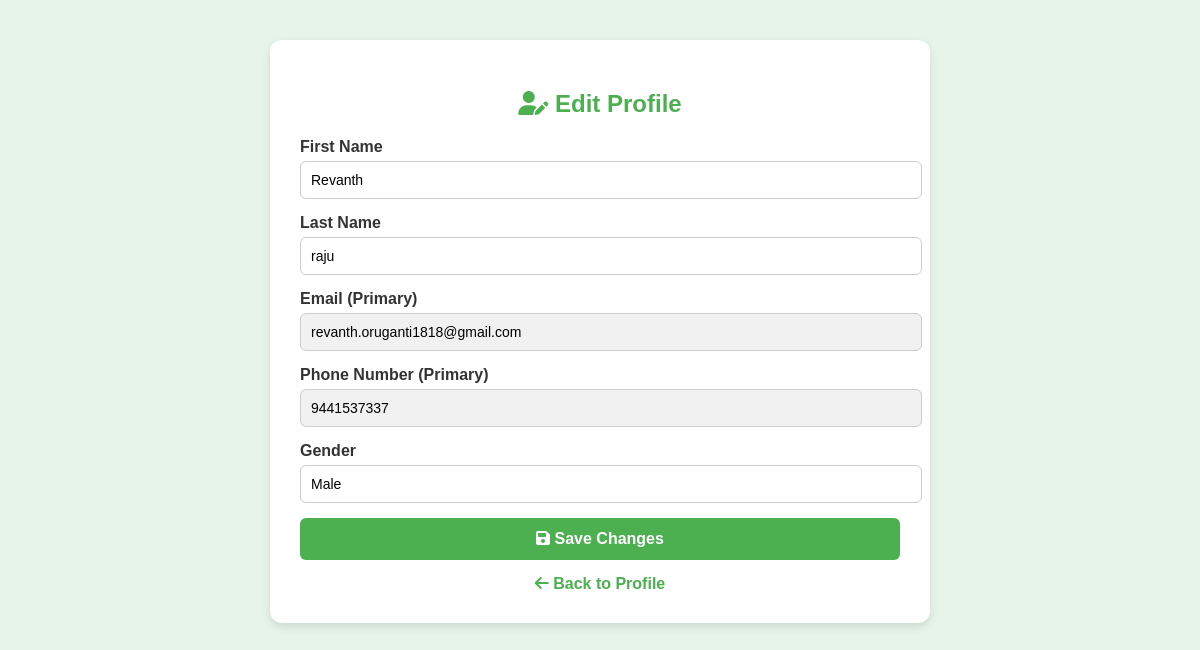
Screenshot of /edit-seller-profile/ (signed in) with the database file from the repository.
### loginreg/models.py (models this page shows, shortened)
class seller(models.Model):
    FirstName = models.CharField(max_length=120, null=True, blank=True)
    LastName = models.CharField(max_length=120, null=True, blank=True)
    Email = models.EmailField(max_length=120, unique=True)
    PhoneNumber = models.CharField(max_length=10, unique=True, null=True, blank=True)
    Gender = models.CharField(max_length=120, blank=True, null=False)
    Password = models.CharField(max_length=200, null=True, blank=True)
    UserType = models.CharField(default='S', max_length=1)
    SellerID = models.CharField(max_length=50, unique=True, null=True, blank=True)
    profile_picture = models.ImageField(upload_to="images/profile_pics/", null=True, blank=True)

### core/views.py (the view, shortened to what this page needs)
# urls.py: path('edit-seller-profile/',edit_seller_profile, name='edit_seller_profile'),
def edit_seller_profile(request):
    if request.session.get('user_type') != 'seller' or 'seller_id' not in request.session:
        return redirect('login')
    seller_obj = get_object_or_404(seller, id=request.session['seller_id'])
    return render(request, 'editprofile.html', {'customer': seller_obj})

### core/templates/editprofile.html (shortened to what this page needs)
<!DOCTYPE html>
<html lang="en">
<head>
    <link rel="stylesheet" href="https://cdnjs.cloudflare.com/ajax/libs/font-awesome/6.5.0/css/all.min.css">
</head>
<body>
<div class="container">
    <h2><i class="fa-solid fa-user-pen"></i> Edit Profile</h2>
    <form method="POST" enctype="multipart/form-data">
        <div class="form-group"><label>First Name</label><input type="text" name="FirstName" value="{{ customer.FirstName }}"></div>
        <div class="form-group"><label>Last Name</label><input type="text" name="LastName" value="{{ customer.LastName }}"></div>
        <div class="form-group"><label>Email (Primary)</label><input type="text" name="Email" value="{{ customer.Email }}" readonly></div>
        <div class="form-group"><label>Phone Number (Primary)</label><input type="text" name="PhoneNumber" value="{{ customer.PhoneNumber }}" readonly></div>
        <div class="form-group"><label>Gender</label><input type="text" name="Gender" value="{{ customer.Gender }}"></div>
        <button type="submit"><i class="fa-solid fa-save"></i> Save Changes</button>
    </form>
    <a href="{% if request.session.user_type == 'seller' %}{% url 'sprofile' %}{% else %}{% url 'uprofile' %}{% endif %}" class="back-link">
    <i class="fa-solid fa-arrow-left"></i> Back to Profile
</a>
</div>
</body>
</html>

### core/templates/editprofile.html (style rules this page uses)
:root { --primary-green: #4CAF50; --light-green: #e6f4ea; --text-dark: #333; --white: #fff; }
body { font-family: Arial, sans-serif;background-color: var(--light-green);margin: 0;padding: 0; }
.container { max-width: 600px;margin: 40px auto;background: var(--white);padding: 30px;border-radius: 12px;box-shadow: 0 4px 10px rgba(0,0,0,0.1); }
h2 { text-align: center;color: var(--primary-green);margin-bottom: 20px; }
.form-group { margin-bottom: 15px; }
label { font-weight: bold;color: var(--text-dark);display: block;margin-bottom: 5px; }
input[type="text"], input[type="file"] { width: 100%;padding: 10px;border: 1px solid #ccc;border-radius: 6px;font-size: 14px;outline: none; }
input[readonly] { background-color: #f1f1f1;cursor: not-allowed; }
button { background: var(--primary-green);color: var(--white);border: none;padding: 12px;width: 100%;border-radius: 6px;font-size: 16px;cursor: pointer;font-weight: bold; }
.back-link { display: block;text-align: center;margin-top: 15px;text-decoration: none;color: var(--primary-green);font-weight: bold; }

### rows the page displays
seller: FirstName "Revanth", LastName "raju", Email "revanth.oruganti1818@gmail.com", PhoneNumber "9441537337", Gender "Male"
